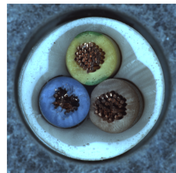
#> input picture paper_output/wpta_latest_cn_en_figures_20260709/figures/mvtec_three_row_selection_assets/mvtec_cable_input.png, 176 x 173 px; the run also reads 1 picture not shown here
$ python generate_three_row_clip_arch_wavelet.py
#> lines starting #> are read from the running program, lines starting #| are printed output that depends on the picture
from __future__ import annotations

import base64
import html
import math
from pathlib import Path

from PIL import Image, ImageDraw, ImageFont, ImageOps


OUT_DIR = Path(__file__).resolve().parent
ASSET_DIR = OUT_DIR / "mvtec_three_row_selection_assets"

PNG_OUT = OUT_DIR / "figure4_three_row_clip_arch_wavelet.png"
DRAWIO_OUT = OUT_DIR / "figure4_three_row_clip_arch_wavelet.drawio"
AUDIT_OUT = OUT_DIR / "figure4_three_row_clip_arch_wavelet.audit.md"

INPUT_IMG = ASSET_DIR / "mvtec_cable_input.png"
MAP_FIXED = ASSET_DIR / "mvtec_cable_fixed.png"
MAP_DIRECT = ASSET_DIR / "mvtec_cable_direct.png"
MAP_FINAL = ASSET_DIR / "mvtec_cable_final.png"

W, H = 2400, 1360


PALETTE = {
    "bg": "#F6F8FB",
    "ink": "#0F172A",
    "muted": "#475569",
    "subtle": "#64748B",
    "line": "#CBD5E1",
    "panel": "#FFFFFF",
    "panel_alt": "#F8FAFC",
    "blue": "#2563EB",
    "blue_fill": "#DBEAFE",
    "blue_soft": "#EFF6FF",
    "amber": "#D97706",
    "amber_fill": "#FEF3C7",
    "amber_soft": "#FFFBEB",
    "red": "#DC2626",
    "red_fill": "#FEE2E2",
    "red_soft": "#FEF2F2",
    "green": "#059669",
    "green_fill": "#D1FAE5",
    "green_soft": "#ECFDF5",
    "teal": "#0F766E",
    "teal_fill": "#CCFBF1",
    "orange": "#EA580C",
    "orange_fill": "#FFEDD5",
    "gray": "#334155",
    "gray_fill": "#E2E8F0",
}


def hex_to_rgb(value: str) -> tuple[int, int, int]:
    value = value.lstrip("#")
    return tuple(int(value[i : i + 2], 16) for i in (0, 2, 4))


def load_font(size: int, bold: bool = False) -> ImageFont.FreeTypeFont:
#> called with size = 34, bold = True
    candidates = []
    if bold:
        candidates.extend(
            [
                "/System/Library/Fonts/Supplemental/Arial Bold.ttf",
                "/System/Library/Fonts/Supplemental/Helvetica Bold.ttf",
                "/Library/Fonts/Arial Bold.ttf",
                "/usr/share/fonts/truetype/dejavu/DejaVuSans-Bold.ttf",
            ]
        )
    else:
        candidates.extend(
            [
                "/System/Library/Fonts/Supplemental/Arial.ttf",
                "/System/Library/Fonts/Helvetica.ttc",
                "/Library/Fonts/Arial.ttf",
                "/usr/share/fonts/truetype/dejavu/DejaVuSans.ttf",
            ]
        )
    for path in candidates:
        try:
            return ImageFont.truetype(path, size=size)
        except OSError:
            continue
#> in render_png, `img = Image.new("RGBA", (W, H), hex_to_rgb(PALETTE["bg"]) + (255,))`:
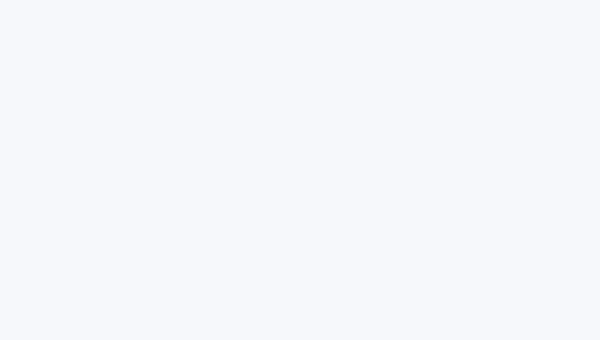
#> img: PIL image 2400x1360 RGBA (shown at 1/4 size); mean R, G, B, A 246, 248, 251, 255
    return ImageFont.load_default()


F = {
    "title": load_font(34, True),
    "subtitle": load_font(19),
    "section": load_font(20, True),
    "row_title": load_font(25, True),
    "body": load_font(17),
    "body_bold": load_font(17, True),
    "small": load_font(14),
    "small_bold": load_font(14, True),
    "tiny": load_font(12),
    "module": load_font(19, True),
    "module_small": load_font(15, True),
}


def text_size(draw: ImageDraw.ImageDraw, text: str, font: ImageFont.ImageFont) -> tuple[int, int]:
    if not text:
        return 0, 0
    box = draw.textbbox((0, 0), text, font=font)
    return box[2] - box[0], box[3] - box[1]


def wrap_text(draw: ImageDraw.ImageDraw, text: str, font: ImageFont.ImageFont, width: int) -> list[str]:
    words = text.split()
    lines: list[str] = []
    current = ""
    for word in words:
        candidate = word if not current else f"{current} {word}"
        if text_size(draw, candidate, font)[0] <= width:
            current = candidate
            continue
        if current:
            lines.append(current)
        current = word
    if current:
        lines.append(current)
    return lines


def draw_text_box(
    draw: ImageDraw.ImageDraw,
    box: tuple[int, int, int, int],
    text: str,
    font: ImageFont.ImageFont,
    fill: str = PALETTE["ink"],
    align: str = "center",
    valign: str = "center",
    line_gap: int = 5,
) -> None:
#> called with box = (54, 28, 1460, 42), fill = '#0F172A', align = 'left', valign = 'center', line_gap = 5
    x, y, w, h = box
    lines: list[str] = []
    for raw in text.split("\n"):
        lines.extend(wrap_text(draw, raw, font, w - 8) or [""])
    heights = [text_size(draw, line, font)[1] for line in lines]
    total_h = sum(heights) + line_gap * max(0, len(lines) - 1)
    if valign == "top":
        cy = y
    elif valign == "bottom":
        cy = y + h - total_h
    else:
        cy = y + (h - total_h) / 2
    for line, lh in zip(lines, heights):
        lw, _ = text_size(draw, line, font)
        if align == "left":
            tx = x
        elif align == "right":
            tx = x + w - lw
        else:
            tx = x + (w - lw) / 2
        draw.text((tx, cy), line, font=font, fill=fill)
        cy += lh + line_gap


def rounded_rect(
    img: Image.Image,
    box: tuple[int, int, int, int],
    fill: str,
    outline: str = PALETTE["line"],
    radius: int = 18,
    width: int = 2,
    shadow: bool = False,
) -> None:
#> called with box = (1668, 34, 656, 56), fill = '#FFFFFF', outline = '#CBD5E1', radius = 18, width = 2, shadow = True
    draw = ImageDraw.Draw(img)
    x, y, w, h = box
    if shadow:
        overlay = Image.new("RGBA", img.size, (0, 0, 0, 0))
#> overlay: PIL image 2400x1360 RGBA; every value is 0
        od = ImageDraw.Draw(overlay)
        od.rounded_rectangle(
            (x + 5, y + 7, x + w + 5, y + h + 7),
            radius=radius,
            fill=(15, 23, 42, 18),
        )
        img.alpha_composite(overlay)
    draw.rounded_rectangle(
        (x, y, x + w, y + h),
        radius=radius,
        fill=fill,
        outline=outline,
        width=width,
    )


def pill(
    img: Image.Image,
    box: tuple[int, int, int, int],
    text: str,
    fill: str,
    outline: str,
    text_color: str,
    font: ImageFont.ImageFont,
) -> None:
#> called with box = (1688, 47, 118, 30), text = 'image tower', fill = '#DBEAFE', outline = '#93C5FD', text_color = '#2563EB'
    rounded_rect(img, box, fill, outline, radius=box[3] // 2, width=2, shadow=False)
    draw = ImageDraw.Draw(img)
    draw_text_box(draw, box, text, font, fill=text_color)


def draw_arrow(
    draw: ImageDraw.ImageDraw,
    start: tuple[int, int],
    end: tuple[int, int],
    color: str = PALETTE["gray"],
    width: int = 4,
    dashed: bool = False,
    head: int = 14,
) -> None:
    sx, sy = start
    ex, ey = end
    if dashed:
        length = math.hypot(ex - sx, ey - sy)
        if length == 0:
            return
        dash = 16
        gap = 10
        ux = (ex - sx) / length
        uy = (ey - sy) / length
        dist = 0.0
        while dist < length - head:
            seg_end = min(dist + dash, length - head)
            draw.line(
                (sx + ux * dist, sy + uy * dist, sx + ux * seg_end, sy + uy * seg_end),
                fill=color,
                width=width,
            )
            dist += dash + gap
    else:
        draw.line((sx, sy, ex, ey), fill=color, width=width)
    angle = math.atan2(ey - sy, ex - sx)
    left = (
        ex - head * math.cos(angle) + head * 0.58 * math.sin(angle),
        ey - head * math.sin(angle) - head * 0.58 * math.cos(angle),
    )
    right = (
        ex - head * math.cos(angle) - head * 0.58 * math.sin(angle),
        ey - head * math.sin(angle) + head * 0.58 * math.cos(angle),
    )
    draw.polygon([end, left, right], fill=color)


def paste_rounded_image(
    img: Image.Image,
    path: Path,
    box: tuple[int, int, int, int],
    radius: int = 16,
    border: str = PALETTE["line"],
) -> None:
#> called with box = (80, 232, 152, 148), radius = 14, border = '#94A3B8'
    x, y, w, h = box
    src = Image.open(path).convert("RGB")
#> src is the input picture: PIL image 176x173 RGB; mean R, G, B 97.2, 121.4, 133.8
    fitted = ImageOps.fit(src, (w, h), method=Image.Resampling.LANCZOS)
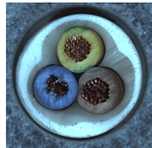
#> fitted: PIL image 152x148 RGB; mean R, G, B 96.5, 120.9, 133.3
    mask = Image.new("L", (w, h), 0)
#> mask: PIL image 152x148 L; every value is 0
    md = ImageDraw.Draw(mask)
    md.rounded_rectangle((0, 0, w, h), radius=radius, fill=255)
    img.paste(fitted, (x, y), mask)
#> (the rest of the program and of its run is left out)
